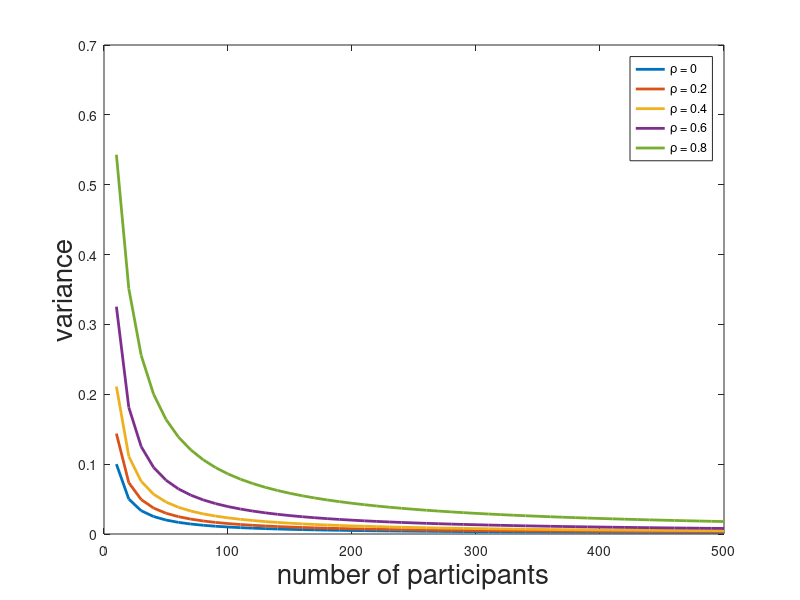

MATLAB code for this plot:
% varIndepAndDep
% builds variance if values are uncorrelated and correlated for different
% rho
rhoArr = 0:0.2:0.8;

%lineX - number of participants
%lineZ - variance if participants are independent
%lineY - variance if participants are dependent (there is correlation)
lineX = 10:10:500;
lineZ = 1./lineX;

figure;

for rho = rhoArr
    lineY = (lineX - lineX*rho^2 - 2*rho + 2*rho.^(lineX+1))./(lineX.^2*(1-rho)^2);
    plot(lineX, lineY, 'LineWidth', 2, 'DisplayName',['\rho = '  num2str(rho)]);
    hold on;
end

xlabel('number of participants', 'FontSize', 20);
ylabel('variance', 'FontSize', 20);
legend(gca,'show')
%legend(gca,'show')